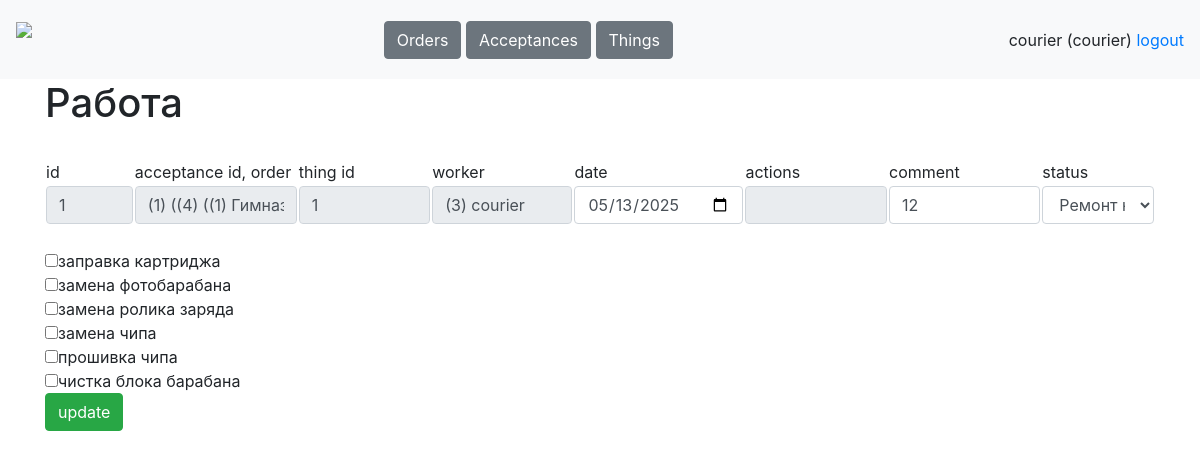
/tables/works/1 (signed in), run on an earlier commit of the app's database.
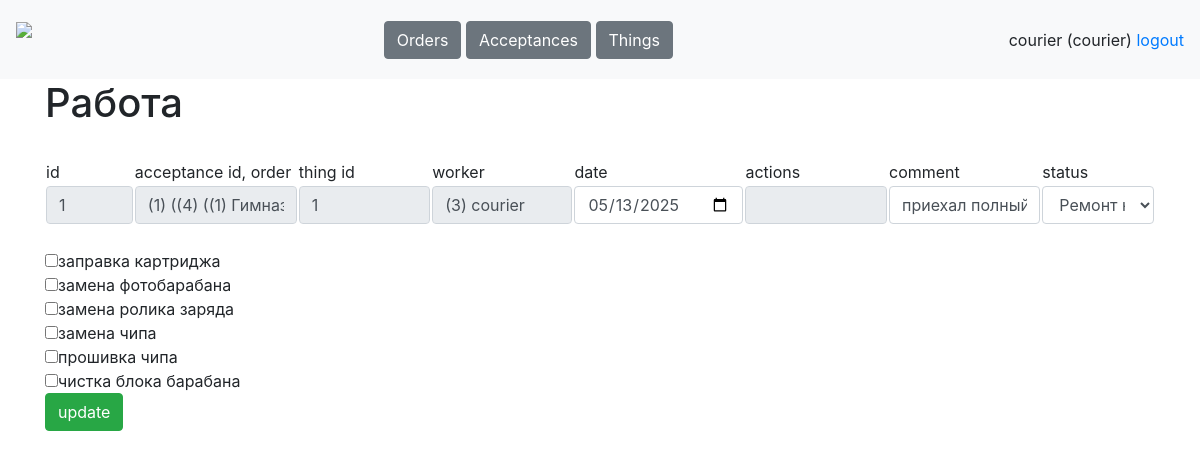
And on a later commit of the database.
### data/tables.py (models this page shows, shortened)
class Worker(db_session.SqlAlchemyBase, SerializerMixin, UserMixin):
    __tablename__ = 'workers'
    id = Column(sqlalchemy.Integer, primary_key=True, autoincrement=True)
    username = Column(sqlalchemy.String, nullable=True)
    name = Column(sqlalchemy.String, nullable=True)
    password = Column(sqlalchemy.String, nullable=True)
    role = Column(sqlalchemy.String, nullable=True)
    phone = Column(sqlalchemy.String, nullable=True)
    comment = Column(sqlalchemy.String, nullable=True)
    works = orm.relationship('Work', back_populates='worker')
    acceptances = orm.relationship('Acceptance', back_populates='worker')

class Work(db_session.SqlAlchemyBase, SerializerMixin):
    __tablename__ = 'works'
    id = Column(sqlalchemy.Integer, primary_key=True, autoincrement=True)
    acceptance_id = Column(sqlalchemy.Integer, sqlalchemy.ForeignKey('acceptances.id'))
    thing_id = Column(sqlalchemy.Integer, sqlalchemy.ForeignKey('things.id'))
    worker_id = Column(sqlalchemy.Integer, sqlalchemy.ForeignKey('workers.id'))
    date = Column(sqlalchemy.Date, default=dt.date.today())
    actions = Column(sqlalchemy.String, nullable=True, default='')
    comment = Column(sqlalchemy.String, nullable=True, default='')
    status = Column(sqlalchemy.String, nullable=True, default='Сделано')
    acceptance = orm.relationship('Acceptance')
    thing = orm.relationship('Thing')
    worker = orm.relationship('Worker')

class Acceptance(db_session.SqlAlchemyBase, SerializerMixin):
    __tablename__ = 'acceptances'
    id = Column(sqlalchemy.Integer, primary_key=True, autoincrement=True)
    order_id = Column(sqlalchemy.Integer, sqlalchemy.ForeignKey('orders.id'))
    worker_id = Column(sqlalchemy.Integer, sqlalchemy.ForeignKey('workers.id'))
    things = Column(sqlalchemy.String, default='[]', nullable=True)
    comment = Column(sqlalchemy.String, nullable=True, default='')
    status = Column(sqlalchemy.String, nullable=True, default='taken from client')
    order = orm.relationship('Order')
    worker = orm.relationship('Worker')
    works = orm.relationship('Work', back_populates='acceptance')

class Order(db_session.SqlAlchemyBase, SerializerMixin):
    __tablename__ = 'orders'
    id = Column(sqlalchemy.Integer, primary_key=True, autoincrement=True)
    client_id = Column(sqlalchemy.Integer, sqlalchemy.ForeignKey('clients.id'))
    create_date = Column(sqlalchemy.Date, default=dt.date.today())
    comment = Column(sqlalchemy.String, nullable=True, default='')
    status = Column(sqlalchemy.String, nullable=True, default='created')
    client = orm.relationship('Client')
    acceptances = orm.relationship('Acceptance', back_populates='order')

class Client(db_session.SqlAlchemyBase, SerializerMixin):
    __tablename__ = 'clients'
    id = Column(sqlalchemy.Integer, primary_key=True, autoincrement=True)
    name = Column(sqlalchemy.String, nullable=True, default='')
    address = Column(sqlalchemy.String, nullable=True, default='')
    phone = Column(sqlalchemy.String, nullable=True, default='')
    comment = Column(sqlalchemy.String, nullable=True, default='')
    orders = orm.relationship('Order', back_populates='client')
    things = orm.relationship('Thing', back_populates='client')

### main.py (the view)
@app.route('/tables/works/<int:work_id>', methods=['GET', 'POST'])
@stuff.login_and_role_required(current_user, '/tables/work')
def work(work_id):
    if request.method == 'GET':
        return render_template(f'work.html', user=current_user, work=stuff.get_entry('works', work_id))
    elif request.method == 'POST':
        stuff.update_entry('works', request.form)
        return redirect(f'/tables/works')

### main.py (called while the page is built)
@login_manager.user_loader
def load_user(worker_id):
    db_sess = stuff.db_sess
    worker = db_sess.query(Worker).get(worker_id)
    return worker

### stuff.py (called while the page is built)
def is_role_acceptable(role, page):
    return True

def login_and_role_required(current_user, page):
    def wrapper(f):
        @wraps(f)
        def decorated_function(*args, **kwargs):
            if current_user.is_authenticated:
                if is_role_acceptable(current_user.role, page):
                    return f(*args, **kwargs)
                return redirect('/dashboard')
            resp = redirect('/login')
            return resp
        return decorated_function
    return wrapper

def get_entry(table, entry_id):
    if table == 'clients':
        return db_sess.query(Client).get(entry_id)
    elif table == 'orders':
        return db_sess.query(Order).get(entry_id)
    elif table == 'acceptances':
        return db_sess.query(Acceptance).get(entry_id)
    elif table == 'things':
        return db_sess.query(Thing).get(entry_id)
    elif table == 'works':
        return db_sess.query(Work).get(entry_id)
    elif table == 'workers':
        return db_sess.query(Worker).get(entry_id)

### templates/work.html
{% extends "base.html"%}
{% block content %}
<h1>Работа</h1>
<br><form method="post">
    <table>
        <tr>
            <td width="8%">id</td>
            <td>acceptance id, order</td>
            <td>thing id</td>
            <td>worker</td>
            <td>date</td>
            <td>actions</td>
            <td>comment</td>
            <td>status</td>
        </tr>
        <tr>
            <td width="8%"><input class="form-control" value="{{work.id}}" name="id" readonly></td>
            <td><input class="form-control" value="({{work.acceptance.id}}) (({{work.acceptance.order.id}}) (({{work.acceptance.order.client.id}}) {{work.acceptance.order.client.name}}))" readonly></td>
            <td><input class="form-control" value="{{work.thing_id}}" readonly></td>
            <td><input class="form-control" value="({{work.worker.id}}) {{work.worker.name}}" readonly></td>
            <td><input class="form-control" type="date" value="{{work.date}}" name="date"></td>
            <td><input class="form-control" value="{{work.actions}}" readonly></td>
            <td><input class="form-control" value="{{work.comment}}" name="comment"></td>
            <td><select class="form-control" name="status">
                {% for status in ['Сделано', 'Ремонт не требуется', 'Отказ'] %}
                {% if status == work.status %}
                <option selected>{{status}}</option>
                {% else %}
                <option>{{status}}</option>
                {% endif %}
                {% endfor %}
            </select></td>
        </tr>
    </table><br>
    {% set actions = work.actions.split(';') %}
    {% for item in ["заправка картриджа", "замена фотобарабана", "замена ролика заряда", "замена чипа", "прошивка чипа", "чистка блока барабана"] %}
        {% if item in actions %}
            <input type="checkbox" name="actions" value="{{item}}" checked>{{item}}<br>
        {% else %}
            <input type="checkbox" name="actions" value="{{item}}">{{item}}<br>
        {% endif %}
    {% endfor %}
    <button type="submit" class="btn btn-success">update</button>
</form>
{% endblock %}

### templates/base.html (shortened to what this page needs)
<!doctype html>
<html>
<head>
    <link rel="stylesheet"
          href="https://stackpath.bootstrapcdn.com/bootstrap/4.4.1/css/bootstrap.min.css"
>
    <link rel="stylesheet" href="static/css/style.css" />
</head>
<body>
<header>
    <nav class="navbar navbar-light bg-light">
        <a class="navbar-brand" style="height: 63px;" href="/dashboard"><img height="63px" src="/static/icons/logo.png"></a>
        <div>
            {% if user.role == "manager" %}
                <a class="btn btn-secondary" href="/tables/clients" role="button">Clients</a>
                <a class="btn btn-secondary" href="/tables/orders" role="button">Orders</a>
            {% elif user.role == "courier" %}
                <a class="btn btn-secondary" href="/tables/orders" role="button">Orders</a>
                <a class="btn btn-secondary" href="/tables/acceptances" role="button">Acceptances</a>
                <a class="btn btn-secondary" href="/tables/things" role="button">Things</a>
            {% elif user.role == "worker" %}
                <a class="btn btn-secondary" href="/tables/acceptances" role="button">Acceptances</a>
                <a class="btn btn-secondary" href="/tables/works" role="button">Works</a>
            {% endif %}
        </div>
        <div>
            <a>{{user.name}} ({{user.role}})</a>
            <a href="/logout">logout</a>
        </div>
    </nav>
</header>
<main role="main" class="container">
    {% block content %}{% endblock %}
</main>
</body>
</html>

What changed in the data, as far as the page shows it:
changed Work "Ремонт не требуется": comment "12" → "приехал полный"
